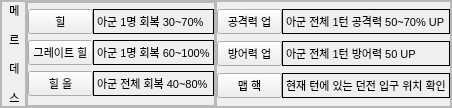
                      <widget class="QFrame" name="frame_10">
                       <property name="enabled">
                        <bool>true</bool>
                       </property>
                       <property name="maximumSize">
                        <size>
                         <width>16777215</width>
                         <height>16777215</height>
                        </size>
                       </property>
                       <property name="frameShape">
                        <enum>QFrame::StyledPanel</enum>
                       </property>
                       <property name="frameShadow">
                        <enum>QFrame::Raised</enum>
                       </property>
                       <layout class="QGridLayout" name="gridLayout_65">
                        <property name="leftMargin">
                         <number>0</number>
                        </property>
                        <property name="topMargin">
                         <number>0</number>
                        </property>
                        <property name="rightMargin">
                         <number>0</number>
                        </property>
                        <property name="bottomMargin">
                         <number>0</number>
                        </property>
                        <property name="spacing">
                         <number>0</number>
                        </property>
                        <item row="0" column="0">
                         <widget class="QFrame" name="frame_53">
                          <property name="maximumSize">
                           <size>
                            <width>25</width>
                            <height>16777215</height>
                           </size>
                          </property>
                          <property name="frameShape">
                           <enum>QFrame::StyledPanel</enum>
                          </property>
                          <property name="frameShadow">
                           <enum>QFrame::Raised</enum>
                          </property>
                          <layout class="QGridLayout" name="gridLayout_66">
                           <property name="leftMargin">
                            <number>0</number>
                           </property>
                           <property name="topMargin">
                            <number>0</number>
                           </property>
                           <property name="rightMargin">
                            <number>0</number>
                           </property>
                           <property name="bottomMargin">
                            <number>0</number>
                           </property>
                           <property name="spacing">
                            <number>0</number>
                           </property>
                           <item row="0" column="0">
                            <widget class="QLabel" name="label_92">
                             <property name="minimumSize">
                              <size>
                               <width>25</width>
                               <height>0</height>
                              </size>
                             </property>
                             <property name="font">
                              <font>
                               <pointsize>8</pointsize>
                              </font>
                             </property>
                             <property name="text">
                              <string>&lt;html&gt;&lt;head/&gt;&lt;body&gt;&lt;p align=&quot;center&quot;&gt;메&lt;/p&gt;&lt;p align=&quot;center&quot;&gt;르&lt;/p&gt;&lt;p align=&quot;center&quot;&gt;데&lt;/p&gt;&lt;p align=&quot;center&quot;&gt;스&lt;/p&gt;&lt;/body&gt;&lt;/html&gt;</string>
                             </property>
                            </widget>
                           </item>
                          </layout>
                         </widget>
                        </item>
                        <item row="0" column="1">
                         <widget class="QFrame" name="frame_54">
                          <property name="enabled">
                           <bool>true</bool>
                          </property>
                          <property name="frameShape">
                           <enum>QFrame::StyledPanel</enum>
                          </property>
                          <property name="frameShadow">
                           <enum>QFrame::Raised</enum>
                          </property>
                          <layout class="QHBoxLayout" name="horizontalLayout_22">
                           <property name="leftMargin">
                            <number>0</number>
                           </property>
                           <property name="topMargin">
                            <number>0</number>
                           </property>
                           <property name="rightMargin">
                            <number>0</number>
                           </property>
                           <property name="bottomMargin">
                            <number>0</number>
                           </property>
                           <item>
                            <widget class="QFrame" name="frame_55">
                             <property name="maximumSize">
                              <size>
                               <width>16777215</width>
                               <height>16777215</height>
                              </size>
                             </property>
                             <property name="frameShape">
                              <enum>QFrame::StyledPanel</enum>
                             </property>
                             <property name="frameShadow">
                              <enum>QFrame::Raised</enum>
                             </property>
                             <layout class="QGridLayout" name="gridLayout_67">
                              <property name="leftMargin">
                               <number>0</number>
                              </property>
                              <property name="topMargin">
                               <number>0</number>
                              </property>
                              <property name="rightMargin">
                               <number>0</number>
                              </property>
                              <property name="bottomMargin">
                               <number>0</number>
                              </property>
                              <property name="spacing">
                               <number>0</number>
                              </property>
                              <item row="0" column="1">
                               <widget class="QLabel" name="label_93">
                                <property name="frameShape">
                                 <enum>QFrame::Box</enum>
                                </property>
                                <property name="text">
                                 <string>&lt;html&gt;&lt;head/&gt;&lt;body&gt;&lt;p&gt;&lt;span style=&quot; font-size:8pt;&quot;&gt;아군 1명 회복 30~70%&lt;/span&gt;&lt;/p&gt;&lt;/body&gt;&lt;/html&gt;</string>
                                </property>
                               </widget>
                              </item>
                              <item row="1" column="0">
                               <widget class="QPushButton" name="pushButton_79">
                                <property name="maximumSize">
                                 <size>
                                  <width>65</width>
                                  <height>16777215</height>
                                 </size>
                                </property>
                                <property name="font">
                                 <font>
                                  <pointsize>8</pointsize>
                                 </font>
                                </property>
                                <property name="text">
                                 <string>그레이트 힐</string>
                                </property>
                               </widget>
                              </item>
                              <item row="0" column="0">
                               <widget class="QPushButton" name="pushButton_80">
                                <property name="maximumSize">
                                 <size>
                                  <width>65</width>
                                  <height>16777215</height>
                                 </size>
                                </property>
                                <property name="font">
                                 <font>
                                  <family>Arial</family>
                                  <pointsize>8</pointsize>
                                  <weight>50</weight>
                                  <italic>false</italic>
                                  <bold>false</bold>
                                 </font>
                                </property>
                                <property name="styleSheet">
                                 <string notr="true">font: 8pt &quot;Arial&quot;;힐</string>
                                </property>
                                <property name="text">
                                 <string>힐</string>
                                </property>
                               </widget>
                              </item>
                              <item row="2" column="0">
                               <widget class="QPushButton" name="pushButton_81">
                                <property name="maximumSize">
                                 <size>
                                  <width>65</width>
                                  <height>16777215</height>
                                 </size>
                                </property>
                                <property name="font">
                                 <font>
                                  <pointsize>8</pointsize>
                                 </font>
                                </property>
                                <property name="text">
                                 <string>힐 올</string>
                                </property>
                               </widget>
                              </item>
                              <item row="2" column="1">
                               <widget class="QLabel" name="label_94">
                                <property name="frameShape">
                                 <enum>QFrame::Box</enum>
                                </property>
                                <property name="text">
                                 <string>&lt;html&gt;&lt;head/&gt;&lt;body&gt;&lt;p&gt;&lt;span style=&quot; font-size:8pt;&quot;&gt;아군 전체 회복 40~80%&lt;/span&gt;&lt;/p&gt;&lt;/body&gt;&lt;/html&gt;</string>
                                </property>
                               </widget>
                              </item>
                              <item row="1" column="1">
                               <widget class="QLabel" name="label_95">
                                <property name="frameShape">
                                 <enum>QFrame::Box</enum>
                                </property>
                                <property name="text">
                                 <string>&lt;html&gt;&lt;head/&gt;&lt;body&gt;&lt;p&gt;&lt;span style=&quot; font-size:8pt;&quot;&gt;아군 1명 회복 60~100%&lt;/span&gt;&lt;/p&gt;&lt;/body&gt;&lt;/html&gt;</string>
                                </property>
                               </widget>
                              </item>
                             </layout>
                            </widget>
                           </item>
                          </layout>
                         </widget>
                        </item>
                        <item row="0" column="2">
                         <widget class="QFrame" name="frame_56">
                          <property name="maximumSize">
                           <size>
                            <width>16777215</width>
                            <height>16777215</height>
                           </size>
                          </property>
                          <property name="frameShape">
                           <enum>QFrame::StyledPanel</enum>
                          </property>
                          <property name="frameShadow">
                           <enum>QFrame::Raised</enum>
                          </property>
                          <layout class="QGridLayout" name="gridLayout_68">
                           <property name="leftMargin">
                            <number>0</number>
                           </property>
                           <property name="topMargin">
                            <number>0</number>
                           </property>
                           <property name="rightMargin">
                            <number>0</number>
                           </property>
                           <property name="bottomMargin">
                            <number>0</number>
                           </property>
                           <property name="spacing">
                            <number>0</number>
                           </property>
                           <item row="0" column="1">
                            <widget class="QLabel" name="label_96">
                             <property name="font">
                              <font>
                               <pointsize>8</pointsize>
                              </font>
                             </property>
                             <property name="frameShape">
                              <enum>QFrame::Box</enum>
                             </property>
                             <property name="text">
                              <string>&lt;html&gt;&lt;head/&gt;&lt;body&gt;&lt;p&gt;아군 전체 1턴 공격력 50~70% UP&lt;/p&gt;&lt;/body&gt;&lt;/html&gt;</string>
                             </property>
                            </widget>
                           </item>
                           <item row="1" column="0">
                            <widget class="QPushButton" name="pushButton_82">
                             <property name="maximumSize">
                              <size>
                               <width>65</width>
                               <height>16777215</height>
                              </size>
                             </property>
                             <property name="font">
                              <font>
                               <pointsize>8</pointsize>
                              </font>
                             </property>
                             <property name="text">
                              <string>방어력 업</string>
                             </property>
                            </widget>
                           </item>
                           <item row="0" column="0">
                            <widget class="QPushButton" name="pushButton_83">
                             <property name="maximumSize">
                              <size>
                               <width>65</width>
                               <height>16777215</height>
                              </size>
                             </property>
                             <property name="font">
                              <font>
                               <family>Arial</family>
                               <pointsize>8</pointsize>
                               <weight>50</weight>
                               <italic>false</italic>
                               <bold>false</bold>
                              </font>
                             </property>
                             <property name="styleSheet">
                              <string notr="true">font: 8pt &quot;Arial&quot;;힐</string>
                             </property>
                             <property name="text">
                              <string>공격력 업</string>
                             </property>
                            </widget>
                           </item>
                           <item row="2" column="0">
                            <widget class="QPushButton" name="pushButton_84">
                             <property name="maximumSize">
                              <size>
                               <width>65</width>
                               <height>16777215</height>
                              </size>
                             </property>
                             <property name="font">
                              <font>
                               <pointsize>8</pointsize>
                              </font>
                             </property>
                             <property name="text">
                              <string>맵 핵</string>
                             </property>
                            </widget>
                           </item>
                           <item row="2" column="1">
                            <widget class="QLabel" name="label_97">
                             <property name="font">
                              <font>
                               <pointsize>8</pointsize>
                              </font>
                             </property>
                             <property name="frameShape">
                              <enum>QFrame::Box</enum>
                             </property>
                             <property name="text">
                              <string>&lt;html&gt;&lt;head/&gt;&lt;body&gt;&lt;p&gt;현재 턴에 있는 던전 입구 위치 확인&lt;/p&gt;&lt;/body&gt;&lt;/html&gt;</string>
                             </property>
                            </widget>
                           </item>
                           <item row="1" column="1">
                            <widget class="QLabel" name="label_98">
                             <property name="font">
                              <font>
                               <pointsize>8</pointsize>
                              </font>
                             </property>
                             <property name="frameShape">
                              <enum>QFrame::Box</enum>
                             </property>
                             <property name="text">
                              <string>&lt;html&gt;&lt;head/&gt;&lt;body&gt;&lt;p&gt;아군 전체 1턴 방어력 50 UP&lt;/p&gt;&lt;/body&gt;&lt;/html&gt;</string>
                             </property>
                            </widget>
                           </item>
                          </layout>
                         </widget>
                        </item>
                       </layout>
                      </widget>
